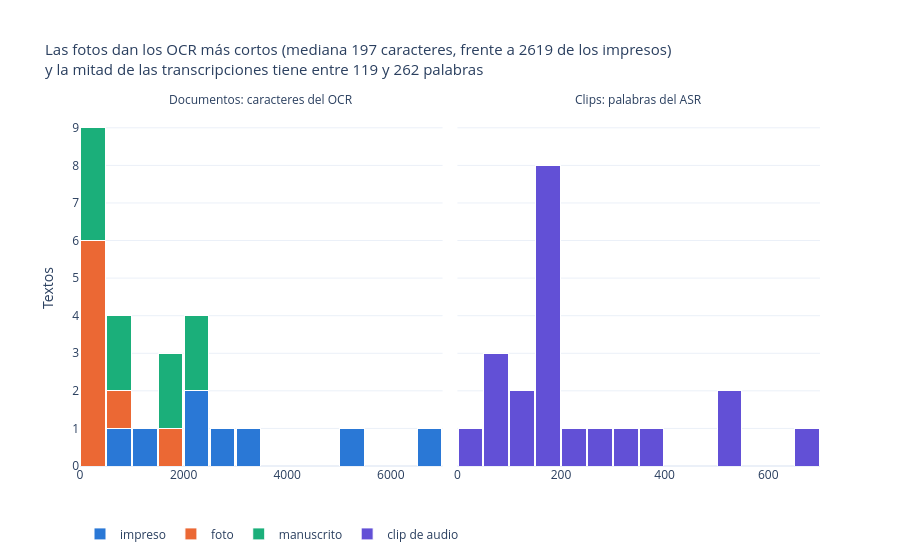

The cell this chart's notebook holds for it:
### Code cell
# 6.4 Gráfico 3: longitud de los textos extraídos (caracteres OCR por documento y palabras ASR por clip)
largo = pd.concat([
    docs_eda.assign(medida="Documentos: caracteres del OCR", valor=docs_eda["n_caracteres"], grupo=docs_eda["tipo"]),
    clips_eda.assign(medida="Clips: palabras del ASR", valor=clips_eda["n_palabras"], grupo="clip de audio"),
])[["id", "medida", "valor", "grupo"]]

med = docs_eda.groupby("tipo")["n_caracteres"].median()
q1, q3 = clips_eda["n_palabras"].quantile([0.25, 0.75])
titulo = (f"Las fotos dan los OCR más cortos (mediana {med['foto']:.0f} caracteres, frente a {med['impreso']:.0f} "
          f"de los impresos)<br>y la mitad de las transcripciones tiene entre {q1:.0f} y {q3:.0f} palabras")

fig = px.histogram(largo, x="valor", color="grupo", facet_col="medida", barmode="stack",
                   category_orders={"grupo": ORDEN_TIPO + ["clip de audio"],
                                    "medida": ["Documentos: caracteres del OCR", "Clips: palabras del ASR"]},
                   color_discrete_map={**COLOR_TIPO, "clip de audio": COLOR_CLIP},
                   title=titulo, labels={"grupo": "", "valor": ""})
# cada panel con sus propios intervalos: 500 caracteres en el OCR, 50 palabras en el ASR
fig.update_traces(xbins=dict(start=0, size=500), bingroup="ocr", selector=lambda t: t.name in ORDEN_TIPO)
fig.update_traces(xbins=dict(start=0, size=50), bingroup="asr", selector=dict(name="clip de audio"))
fig.update_xaxes(matches=None, showticklabels=True)
fig.update_yaxes(title_text="Textos", col=1)
fig.for_each_annotation(lambda a: a.update(text=a.text.split("=")[-1]))
fig.update_traces(marker_line_color="white", marker_line_width=1)
fig.update_layout(bargap=0.05, title_font_size=15, margin_t=110, legend=dict(orientation="h", y=-0.15))
fig.show()

### Figure 1 — Plotly figure (JSON) as saved in the notebook; plotly's stock layout.template omitted (floating-point values rounded to 4 significant figures)
{"data": [{"bingroup": "ocr", "hovertemplate": "=%{x}<br>medida=Documentos: caracteres del OCR<br>count=%{y}<extra></extra>", "legendgroup": "impreso", "marker": {"color": "#2a78d6", "line": {"color": "white", "width": 1}, "pattern": {"shape": ""}}, "name": "impreso", "orientation": "v", "showlegend": true, "type": "histogram", "x": [2221, 6722, 1398, 2493, 2745, 3335, 955, 5142], "xaxis": "x", "xbins": {"size": 500, "start": 0}, "yaxis": "y"}, {"bingroup": "ocr", "hovertemplate": "=%{x}<br>medida=Documentos: caracteres del OCR<br>count=%{y}<extra></extra>", "legendgroup": "foto", "marker": {"color": "#eb6834", "line": {"color": "white", "width": 1}, "pattern": {"shape": ""}}, "name": "foto", "orientation": "v", "showlegend": true, "type": "histogram", "x": [51, 270, 58, 119, 124, 826, 483, 1720], "xaxis": "x", "xbins": {"size": 500, "start": 0}, "yaxis": "y"}, {"bingroup": "ocr", "hovertemplate": "=%{x}<br>medida=Documentos: caracteres del OCR<br>count=%{y}<extra></extra>", "legendgroup": "manuscrito", "marker": {"color": "#1baf7a", "line": {"color": "white", "width": 1}, "pattern": {"shape": ""}}, "name": "manuscrito", "orientation": "v", "showlegend": true, "type": "histogram", "x": [136, 914, 2253, 1820, 1807, 2283, 416, 891, 244], "xaxis": "x", "xbins": {"size": 500, "start": 0}, "yaxis": "y"}, {"bingroup": "asr", "hovertemplate": "=%{x}<br>medida=Clips: palabras del ASR<br>count=%{y}<extra></extra>", "legendgroup": "clip de audio", "marker": {"color": "#6250d6", "line": {"color": "white", "width": 1}, "pattern": {"shape": ""}}, "name": "clip de audio", "orientation": "v", "showlegend": true, "type": "histogram", "x": [352, 262, 53, 29, 510, 174, 187, 321, 83, 159, 177, 188, 192, 74, 119, 114, 222, 674, 170, 535, 191], "xaxis": "x2", "xbins": {"size": 50, "start": 0}, "yaxis": "y2"}], "layout": {"annotations": [{"font": {}, "showarrow": false, "text": "Documentos: caracteres del OCR", "x": 0.245, "xanchor": "center", "xref": "paper", "y": 1, "yanchor": "bottom", "yref": "paper"}, {"font": {}, "showarrow": false, "text": "Clips: palabras del ASR", "x": 0.755, "xanchor": "center", "xref": "paper", "y": 1, "yanchor": "bottom", "yref": "paper"}], "bargap": 0.05, "barmode": "stack", "legend": {"orientation": "h", "title": {"text": ""}, "tracegroupgap": 0, "y": -0.15}, "margin": {"t": 110}, "title": {"font": {"size": 15}, "text": "Las fotos dan los OCR más cortos (mediana 197 caracteres, frente a 2619 de los impresos)<br>y la mitad de las transcripciones tiene entre 119 y 262 palabras"}, "xaxis": {"anchor": "y", "domain": [0, 0.49], "showticklabels": true, "title": {"text": ""}}, "xaxis2": {"anchor": "y2", "domain": [0.51, 1], "showticklabels": true, "title": {"text": ""}}, "yaxis": {"anchor": "x", "domain": [0, 1], "title": {"text": "Textos"}}, "yaxis2": {"anchor": "x2", "domain": [0, 1], "matches": "y", "showticklabels": false}}}
